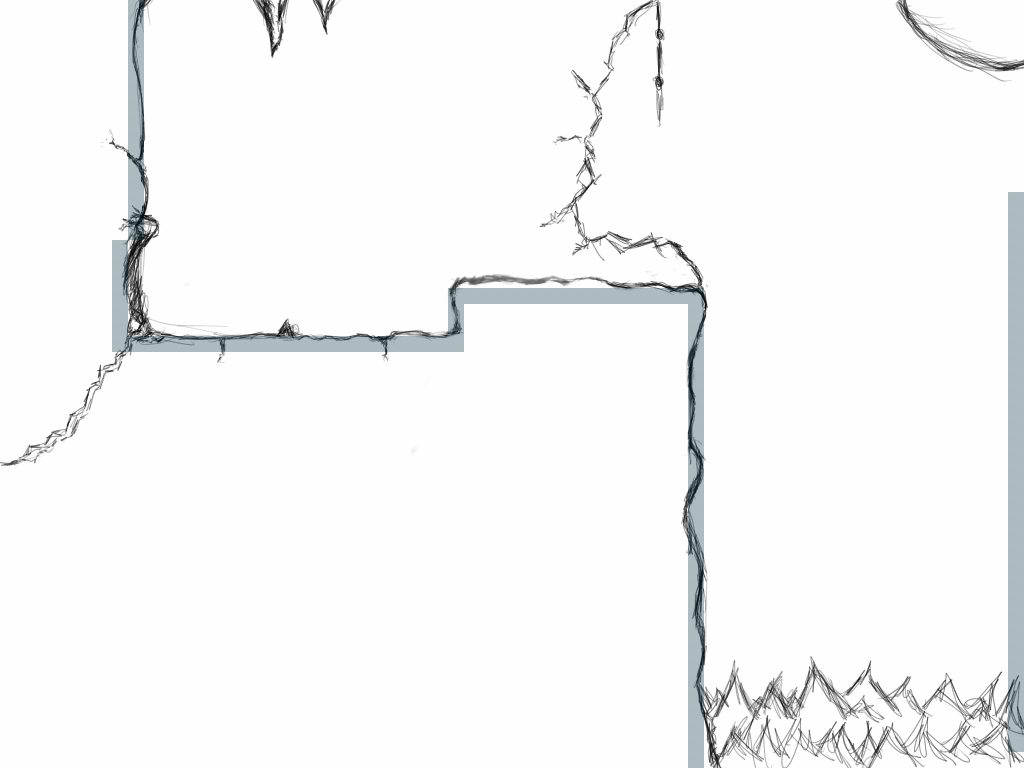

Below is a game level as drawn by its tile map, then a one-line description and the .tmx that defines it (tile-layer data replaced by summaries):
An orthogonal 64x48 tile map with 16x16 px tiles, 2 tile layers (layer, collision), 1 image layer and 8 objects (5x text, player, dead, gate).

<map version="1.0" orientation="orthogonal" width="64" height="48" tilewidth="16" tileheight="16" backgroundcolor="#bfbfbf">
 <tileset firstgid="1" name="tileset" tilewidth="16" tileheight="16">
  <image source="../graphics/tileset.png" trans="ff00ff" width="64" height="64" />
 </tileset>
 <imagelayer name="background" width="64" height="48">
  <image source="../graphics/level1.png" />
 </imagelayer>
 <layer name="layer" width="64" height="48">
  <data>[3072 cells, 0 non-empty, 0 distinct tile ids]</data>
 </layer>
 <layer name="collision" width="64" height="48" opacity="0.32">
  <data>[3072 cells, 125 non-empty, 1 distinct tile ids]</data>
 </layer>
 <objectgroup name="objects" width="64" height="48">
  <object name="player" type="player" x="620" y="167" width="45" height="116">
   <properties>
    <property name="animation" value="wake" />
    <property name="flipped" value="true" />
   </properties>
  </object>
  <object name="dead" type="dead" x="701" y="749" width="325" height="21" />
  <object name="next level" type="gate" x="124" y="228" width="27" height="111">
   <properties>
    <property name="goto" value="level2" />
   </properties>
  </object>
  <object name="pointy" type="text" x="276" y="253" width="31" height="44">
   <properties>
    <property name="duration" value="1500" />
    <property name="etype" value="help" />
    <property name="text" value="AWWW.. damn pointy thing" />
    <property name="visible" value="false" />
   </properties>
  </object>
  <object name="start" type="text" x="208" y="403" width="349" height="134">
   <properties>
    <property name="duration" value="3000" />
    <property name="etype" value="text" />
    <property name="text" value="You wake up.. you fall from the stairs.." />
    <property name="visible" value="true" />
   </properties>
  </object>
  <object name="die" type="text" x="696" y="426" width="310" height="74">
   <properties>
    <property name="duration" value="2000" />
    <property name="etype" value="help" />
    <property name="text" value="I don't want to live anymore.." />
    <property name="visible" value="false" />
   </properties>
  </object>
  <object name="voice" type="text" x="160" y="295" width="85" height="33">
   <properties>
    <property name="color" value="0x900101" />
    <property name="duration" value="2500" />
    <property name="etype" value="text" />
    <property name="starts" value="400" />
    <property name="text" value="j0hn.. help me.." />
    <property name="visible" value="true" />
   </properties>
  </object>
  <object name="youkeep" type="text" x="158" y="88" width="179" height="37">
   <properties>
    <property name="duration" value="2000" />
    <property name="etype" value="text" />
    <property name="starts" value="1000" />
    <property name="text" value="You keep hearing that voice from the crack.." />
    <property name="visible" value="true" />
   </properties>
  </object>
 </objectgroup>
</map>